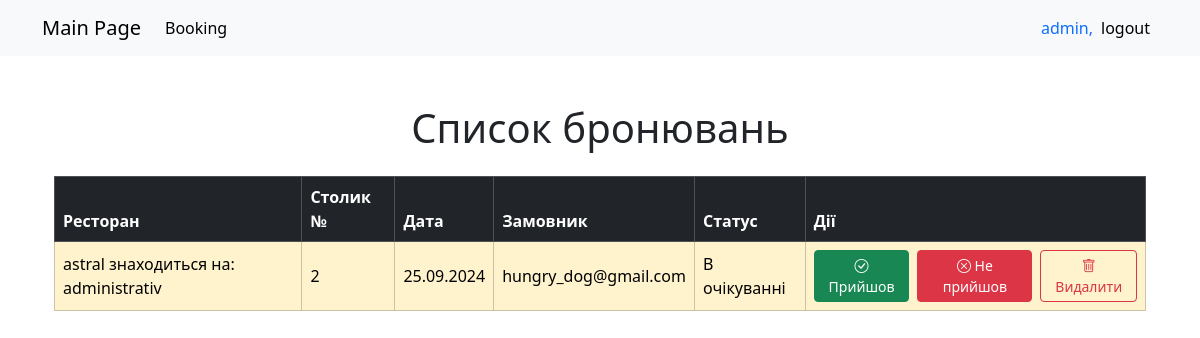
The page /booking (signed in) on the database as committed earlier.
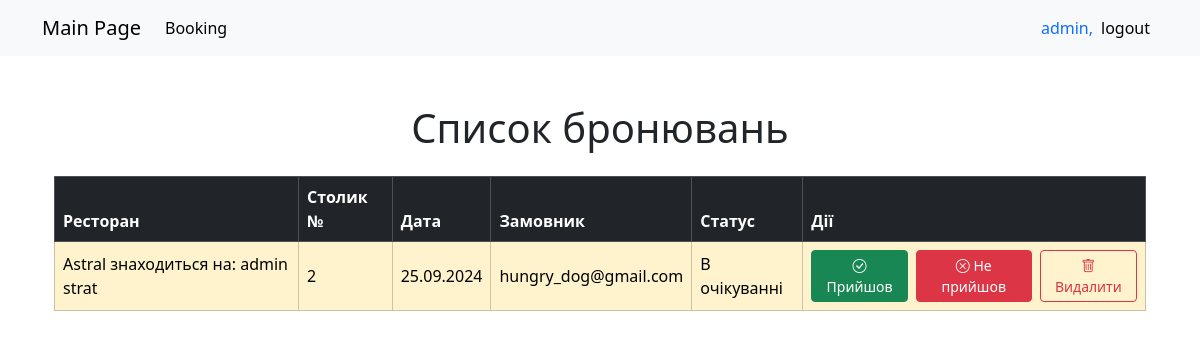
The same page on the database as committed later.
### booking_app/models.py (models this page shows, shortened)
class Booking(models.Model):
    BOOKING_STATUS = [
        ('Прийшов', 'Прийшов'),
        ('В очікуванні', 'В очікуванні'),
        ('Неприйшов', 'Неприйшов'),
    ]
    res_name = models.ForeignKey(Restaurant, on_delete=models.CASCADE, related_name='bookings')
    table_id = models.ForeignKey(Table, on_delete=models.CASCADE, related_name='bookings')
    user_id = models.ForeignKey(User, on_delete=models.CASCADE)
    data = models.DateField()
    start_time = models.TimeField(default=timezone.now())  # Час початку бронювання
    end_time = models.TimeField(default=timezone.now())    # Час завершення бронювання
    status = models.CharField(max_length=20, choices=BOOKING_STATUS, default='В очікуванні')

class Restaurant(models.Model):
    title = models.CharField(max_length=100)
    adress = models.CharField(max_length=100)
    def __str__(self) -> str:
        return f"{self.title} знаходиться на: {self.adress}"

class Table(models.Model):
    TABLE_STATUS = [
        ('вільний', 'Вільний'),
        ('зайнятий', 'Зайнятий'),
        ('в очікуванні', 'В очікуванні'),
    ]
    table_id = models.AutoField(primary_key=True)
    res_name = models.ForeignKey(Restaurant, on_delete=models.CASCADE, related_name='tables')
    price = models.IntegerField()
    num = models.IntegerField()
    status = models.CharField(max_length=20, choices=TABLE_STATUS, default='вільний')

### booking_app/views.py (the view)
# urls.py: path('booking', views.booking_list, name='booking'),
@login_required
def booking_list(request):
    bookings = Booking.objects.all()
    context = {
        'bookings': bookings
    }
    return render(request, 'booking.html', context)

### booking_app/templates/booking.html (shortened to what this page needs)
{% extends "base.html" %}
{% block content %}
<div class="container mt-5">
    <h1 class="text-center mb-4">Список бронювань</h1>
    <div class="table-responsive">
        <table class="table table-hover table-bordered align-middle">
            <thead class="table-dark">
                <tr>
                    <th>Ресторан</th>
                    <th>Столик №</th>
                    <th>Дата</th>
                    <th>Замовник</th>
                    <th>Статус</th>
                    {% if request.user.is_superuser %}
                        <th>Дії</th>
                    {% endif %}
                </tr>
            </thead>
            <tbody>
                {% for booking in bookings %}
                    <tr class="
                        {% if booking.status == 'Прийшов' %}table-success
                        {% elif booking.status == 'В очікуванні' %}table-warning
                        {% else %}table-danger
                        {% endif %}
                    ">
                        <td>{{ booking.res_name }}</td>
                        <td>{{ booking.table_id.num }}</td>
                        <td>{{ booking.data|date:"d.m.Y" }}</td>
                        <td>{{ booking.user_id.get_full_name|default:booking.user_id.username }}</td>
                        <td>{{ booking.status }}</td>
                        {% if request.user.is_superuser %}
                            <td>
                                <div class="d-flex gap-2">
                                    <form method="POST" action="{% url 'update_booking_status' booking.id %}">
                                        <button type="submit" class="btn btn-success btn-sm">
                                            <i class="bi bi-check-circle"></i> Прийшов
                                        </button>
                                    </form>
                                    <form method="POST" action="{% url 'update_booking_status' booking.id %}">
                                        <button type="submit" class="btn btn-danger btn-sm">
                                            <i class="bi bi-x-circle"></i> Не прийшов
                                        </button>
                                    </form>
                                    <form method="POST" action="{% url 'delete_booking' booking.id %}">
                                        <button type="submit" class="btn btn-outline-danger btn-sm">
                                            <i class="bi bi-trash"></i> Видалити
                                        </button>
                                    </form>
                                </div>
                            </td>
                        {% endif %}
                    </tr>
                {% empty %}
                    <tr>
                        <td colspan="6" class="text-center text-muted">Наразі немає жодного бронювання</td>
                    </tr>
                {% endfor %}
            </tbody>
        </table>
    </div>
</div>
{% endblock %}

### booking_app/templates/base.html (shortened to what this page needs)
<!DOCTYPE html>
<html lang="en">
<head>
    <link href="https://cdn.jsdelivr.net/npm/bootstrap@5.3.3/dist/css/bootstrap.min.css" rel="stylesheet">
</head>
<body>
    {% include 'meny.html' %}
    <link href="https://cdn.jsdelivr.net/npm/bootstrap-icons/font/bootstrap-icons.css" rel="stylesheet">
    <div class="container">
        {% block content %}
        {% endblock %}
      </div>
</body>
</html>

### booking_app/templates/meny.html (shortened to what this page needs)
<nav class="navbar navbar-expand-lg bg-body-tertiary container-fluid">
    <div class="container">
      <a class="navbar-brand" href="/">Main Page</a>
      <div class="collapse navbar-collapse" id="navbarNav">
        <ul class="navbar-nav">
          <li class="nav-item">
            <a class="nav-link active" aria-current="page" href="/booking">Booking</a>
          </li>
        </ul>
        <ul class="navbar-nav ms-auto">
          {% if user.is_authenticated %}
          <span class="navbar-text text-primary">{{ user.username }}, </span>
          <li class="nav-item">
            <a class="nav-link active" aria-current="page" href="logout/">logout</a>
          </li>
          {% else %}
          <li class="nav-item">
            <a class="nav-link active" aria-current="page" href="login/">login</a>
          </li>
          {% endif %}
        </ul>
      </div>
    </div>
  </nav>

Rows that differ between the two databases and show on the page:
removed Booking: res_name "astral знаходиться на: administrativ", table_id.num "2", data "25.09.2024", user_id.get_full_name "hungry_dog@gmail.com", status "В очікуванні"
added Booking: res_name "Astral знаходиться на: admin strat", table_id.num "2", data "25.09.2024", user_id.get_full_name "hungry_dog@gmail.com", status "В очікуванні"
